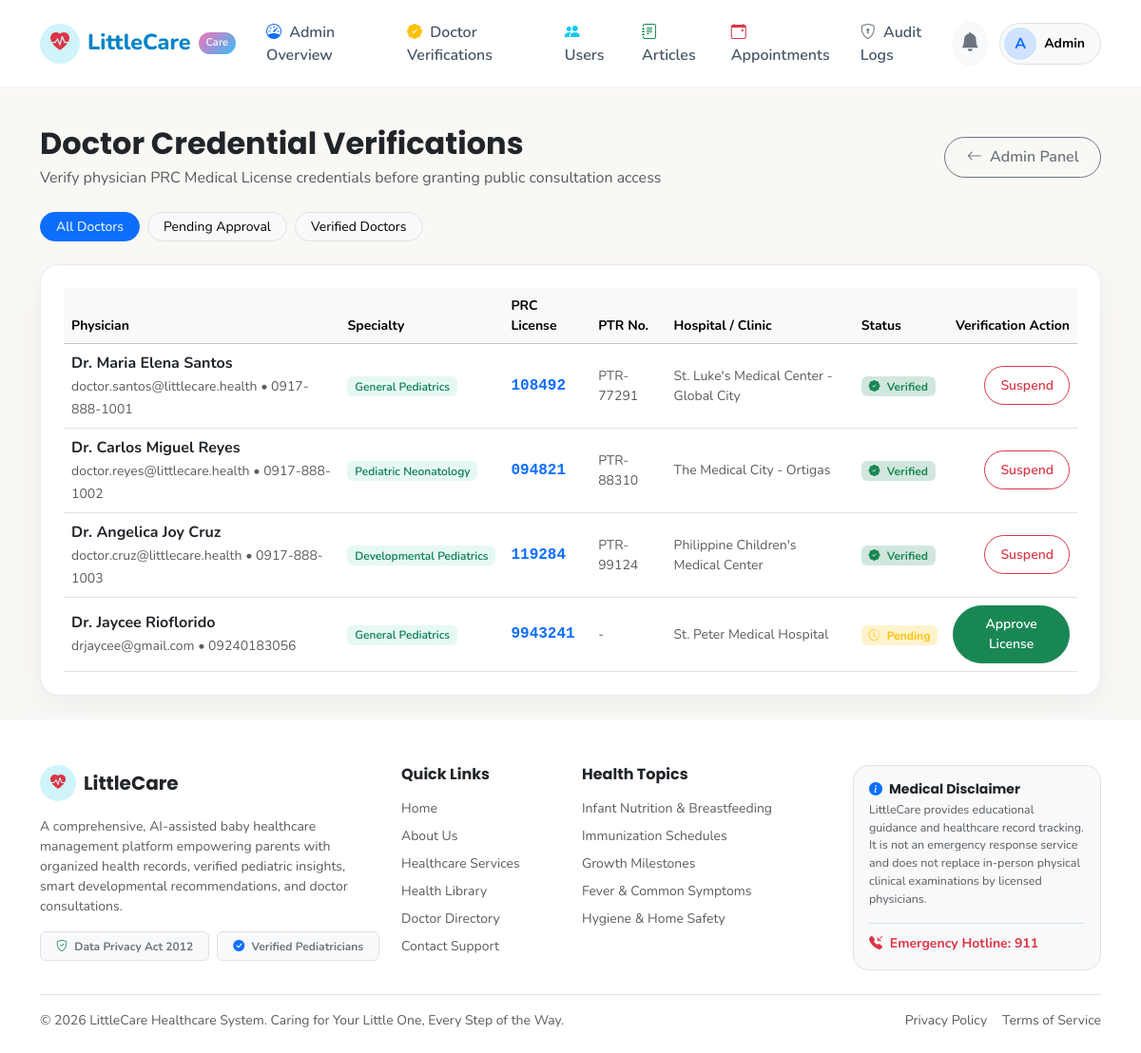
Page /admin/doctors (signed in) on the committed database.
### app/models/user.py (models this page shows, shortened)
class User(UserMixin, db.Model):
    __tablename__ = 'users'
    id = db.Column(db.Integer, primary_key=True)
    email = db.Column(db.String(120), unique=True, nullable=False, index=True)
    password_hash = db.Column(db.String(256), nullable=False)
    first_name = db.Column(db.String(60), nullable=False)
    last_name = db.Column(db.String(60), nullable=False)
    role = db.Column(db.String(20), nullable=False, default='parent')  # 'parent', 'doctor', 'admin'
    phone = db.Column(db.String(30), nullable=True)
    profile_image = db.Column(db.String(255), default='default-avatar.png')
    is_active = db.Column(db.Boolean, default=True)
    created_at = db.Column(db.DateTime, default=datetime.utcnow)
    updated_at = db.Column(db.DateTime, default=datetime.utcnow, onupdate=datetime.utcnow)
    baby_profiles = db.relationship('BabyProfile', backref='parent', lazy='dynamic', cascade='all, delete-orphan')
    doctor_profile = db.relationship('DoctorProfile', backref='user', uselist=False, cascade='all, delete-orphan')
    parent_appointments = db.relationship('Appointment', backref='parent', foreign_keys='Appointment.parent_id', lazy='dynamic')
    ai_conversations = db.relationship('AIConversation', backref='parent', lazy='dynamic', cascade='all, delete-orphan')
    notifications = db.relationship('Notification', backref='user', lazy='dynamic', cascade='all, delete-orphan')
    audit_logs = db.relationship('AuditLog', backref='user', lazy='dynamic')
    @property
    def full_name(self):
        return f"{self.first_name} {self.last_name}"
    @property
    def is_parent(self):
        return self.role == 'parent'
    @property
    def is_doctor(self):
        return self.role == 'doctor'
    @property
    def is_admin(self):
        return self.role == 'admin'
    def unread_notifications_count(self):
        from app.models.notification import Notification
        return Notification.query.filter_by(user_id=self.id, is_read=False).count()

### app/models/doctor.py (models this page shows, shortened)
class DoctorProfile(db.Model):
    __tablename__ = 'doctor_profiles'
    id = db.Column(db.Integer, primary_key=True)
    user_id = db.Column(db.Integer, db.ForeignKey('users.id', ondelete='CASCADE'), unique=True, nullable=False, index=True)
    specialty = db.Column(db.String(120), nullable=False, default='General Pediatrics')
    license_number = db.Column(db.String(80), nullable=False)  # PRC Medical License
    ptr_number = db.Column(db.String(80), nullable=True)
    clinic_affiliation = db.Column(db.String(200), nullable=False)
    clinic_address = db.Column(db.String(255), nullable=True)
    bio = db.Column(db.Text, nullable=True)
    experience_years = db.Column(db.Integer, default=5)
    consultation_fee = db.Column(db.Float, default=500.0)  # Advisory only, no e-commerce checkout
    consultation_types = db.Column(db.String(120), default='In-Clinic, Teleconsultation')
    is_verified = db.Column(db.Boolean, default=False)
    verification_date = db.Column(db.DateTime, nullable=True)
    verification_notes = db.Column(db.Text, nullable=True)
    created_at = db.Column(db.DateTime, default=datetime.utcnow)
    updated_at = db.Column(db.DateTime, default=datetime.utcnow, onupdate=datetime.utcnow)
    availabilities = db.relationship('DoctorAvailability', backref='doctor', lazy='dynamic', cascade='all, delete-orphan')
    appointments = db.relationship('Appointment', backref='doctor', foreign_keys='Appointment.doctor_id', lazy='dynamic')
    @property
    def doctor_name(self):
        return f"Dr. {self.user.first_name} {self.user.last_name}"

### app/routes/admin.py (the view)
@admin_bp.route('/doctors')
@login_required
@admin_required
def doctors():
    status_filter = request.args.get('status', 'all')
    if status_filter == 'pending':
        doctors_list = DoctorProfile.query.filter_by(is_verified=False).all()
    elif status_filter == 'verified':
        doctors_list = DoctorProfile.query.filter_by(is_verified=True).all()
    else:
        doctors_list = DoctorProfile.query.all()
    return render_template('admin/doctor_verifications.html', doctors=doctors_list, current_status=status_filter)

### app/models/user.py (called while the page is built)
@login_manager.user_loader
def load_user(user_id):
    return User.query.get(int(user_id))

### app/utils.py (called while the page is built, shortened)
def role_required(*roles):
    def decorator(f):
        @wraps(f)
        def decorated_function(*args, **kwargs):
            if not current_user.is_authenticated:
                return redirect(url_for('auth.login'))
            return f(*args, **kwargs)
        return decorated_function
    return decorator

### app/templates/admin/doctor_verifications.html (shortened to what this page needs)
{% extends "base.html" %}
{% block content %}
<div class="container py-4">
    <div class="d-flex justify-content-between align-items-center mb-4">
        <div>
            <h2 class="fw-bold text-dark mb-1">Doctor Credential Verifications</h2>
            <p class="text-muted mb-0">Verify physician PRC Medical License credentials before granting public consultation access</p>
        </div>
        <a href="{{ url_for('admin.dashboard') }}" class="btn btn-outline-secondary btn-rounded">
            <i class="bi bi-arrow-left me-1"></i> Admin Panel
        </a>
    </div>
    <div class="d-flex gap-2 mb-4">
        <a href="{{ url_for('admin.doctors', status='all') }}" class="btn btn-sm rounded-pill px-3 {% if current_status == 'all' %}btn-primary{% else %}btn-light border{% endif %}">
            All Doctors
        </a>
        <a href="{{ url_for('admin.doctors', status='pending') }}" class="btn btn-sm rounded-pill px-3 {% if current_status == 'pending' %}btn-warning text-dark{% else %}btn-light border{% endif %}">
            Pending Approval
        </a>
        <a href="{{ url_for('admin.doctors', status='verified') }}" class="btn btn-sm rounded-pill px-3 {% if current_status == 'verified' %}btn-success{% else %}btn-light border{% endif %}">
            Verified Doctors
        </a>
    </div>
    <div class="lc-card p-4">
        {% if doctors %}
            <div class="table-responsive">
                <table class="table table-hover align-middle mb-0">
                    <thead class="table-light small text-muted">
                        <tr>
                            <th>Physician</th>
                            <th>Specialty</th>
                            <th>PRC License</th>
                            <th>PTR No.</th>
                            <th>Hospital / Clinic</th>
                            <th>Status</th>
                            <th class="text-end">Verification Action</th>
                        </tr>
                    </thead>
                    <tbody>
                        {% for d in doctors %}
                            <tr>
                                <td>
                                    <strong class="text-dark d-block">{{ d.doctor_name }}</strong>
                                    <small class="text-muted">{{ d.user.email }} &bull; {{ d.user.phone or 'No phone' }}</small>
                                </td>
                                <td><span class="badge badge-mint">{{ d.specialty }}</span></td>
                                <td class="font-monospace fw-bold text-primary">{{ d.license_number }}</td>
                                <td class="small text-muted">{{ d.ptr_number or '-' }}</td>
                                <td class="small text-muted">{{ d.clinic_affiliation }}</td>
                                <td>
                                    {% if d.is_verified %}
                                        <span class="badge bg-success-subtle text-success"><i class="bi bi-patch-check-fill me-1"></i> Verified</span>
                                    {% else %}
                                        <span class="badge bg-warning-subtle text-warning"><i class="bi bi-clock-history me-1"></i> Pending</span>
                                    {% endif %}
                                </td>
                                <td class="text-end">
                                    {% if not d.is_verified %}
                                        <form method="POST" action="{{ url_for('admin.verify_doctor', doctor_id=d.id) }}" class="d-inline">
                                            <button type="submit" class="btn btn-sm btn-success btn-rounded px-3">
                                                Approve License
                                            </button>
                                        </form>
                                    {% else %}
                                        <form method="POST" action="{{ url_for('admin.reject_doctor', doctor_id=d.id) }}" class="d-inline" onsubmit="return confirm('Suspend/Deactivate this doctor verification?');">
                                            <button type="submit" class="btn btn-sm btn-outline-danger btn-rounded px-3">
                                                Suspend
                                            </button>
                                        </form>
                                    {% endif %}
                                </td>
                            </tr>
                        {% endfor %}
                    </tbody>
                </table>
            </div>
        {% else %}
            <div class="text-center py-5 text-muted small">
                No doctor records match this filter.
            </div>
        {% endif %}
    </div>
</div>
{% endblock %}

### app/templates/components/navbar.html (shortened to what this page needs)
<nav class="navbar navbar-expand-lg navbar-littlecare">
    <div class="container">
        <a class="navbar-brand" href="{{ url_for('main.index') }}">
            <span class="rounded-circle bg-info-subtle p-2 d-inline-flex align-items-center justify-content-center text-primary" style="width: 42px; height: 42px;">
                <i class="bi bi-heart-pulse-fill text-danger fs-5"></i>
            </span>
            <span>LittleCare</span>
            <span class="brand-badge">Care</span>
        </a>
        <div class="collapse navbar-collapse" id="littleCareNav">
            <ul class="navbar-nav me-auto mb-2 mb-lg-0 align-items-lg-center">
                {% if not current_user.is_authenticated %}
                    <li class="nav-item"><a class="nav-link" href="{{ url_for('main.index') }}">Home</a></li>
                    <li class="nav-item"><a class="nav-link" href="{{ url_for('main.about') }}">About Us</a></li>
                    <li class="nav-item"><a class="nav-link" href="{{ url_for('main.services') }}">Healthcare Services</a></li>
                    <li class="nav-item"><a class="nav-link" href="{{ url_for('articles.index') }}">Health Library</a></li>
                    <li class="nav-item"><a class="nav-link" href="{{ url_for('doctors.directory') }}">Doctors</a></li>
                    <li class="nav-item"><a class="nav-link" href="{{ url_for('main.contact') }}">Contact</a></li>
                {% elif current_user.is_admin %}
                    <li class="nav-item"><a class="nav-link" href="{{ url_for('admin.dashboard') }}"><i class="bi bi-speedometer me-1 text-primary"></i> Admin Overview</a></li>
                    <li class="nav-item"><a class="nav-link" href="{{ url_for('admin.doctors') }}"><i class="bi bi-patch-check-fill me-1 text-warning"></i> Doctor Verifications</a></li>
                    <li class="nav-item"><a class="nav-link" href="{{ url_for('admin.users') }}"><i class="bi bi-people-fill me-1 text-info"></i> Users</a></li>
                    <li class="nav-item"><a class="nav-link" href="{{ url_for('admin.articles') }}"><i class="bi bi-journal-text me-1 text-success"></i> Articles</a></li>
                    <li class="nav-item"><a class="nav-link" href="{{ url_for('admin.appointments') }}"><i class="bi bi-calendar-event me-1 text-danger"></i> Appointments</a></li>
                    <li class="nav-item"><a class="nav-link" href="{{ url_for('admin.audit_logs') }}"><i class="bi bi-shield-lock me-1 text-secondary"></i> Audit Logs</a></li>
                {% endif %}
            </ul>
            <div class="d-flex align-items-center gap-2">
                {% if not current_user.is_authenticated %}
                    <a href="{{ url_for('auth.login') }}" class="btn btn-outline-primary btn-rounded px-3">Sign In</a>
                    <div class="dropdown">
                        <button class="btn btn-lc-primary btn-rounded px-3 dropdown-toggle" type="button" data-bs-toggle="dropdown">
                            Get Started
                        </button>
                        <ul class="dropdown-menu dropdown-menu-end border-0 shadow-sm rounded-4">
                            <li><a class="dropdown-item py-2" href="{{ url_for('auth.register') }}"><i class="bi bi-person-heart text-danger me-2"></i> Register as Parent</a></li>
                            <li><a class="dropdown-item py-2" href="{{ url_for('auth.register_doctor') }}"><i class="bi bi-hospital text-primary me-2"></i> Join as Doctor</a></li>
                        </ul>
                    </div>
                {% else %}
                    <a href="{{ url_for('notifications.index') }}" class="btn btn-light rounded-circle position-relative p-2" title="Notifications">
                        <i class="bi bi-bell-fill text-secondary fs-5"></i>
                    </a>
                    <div class="dropdown ms-1">
                        <button class="btn btn-light rounded-pill p-1 pe-3 d-flex align-items-center gap-2 border" type="button" data-bs-toggle="dropdown">
                            <span class="rounded-circle bg-primary-subtle text-primary fw-bold d-inline-flex align-items-center justify-content-center" style="width: 34px; height: 34px;">
                                {{ current_user.first_name[0] }}
                            </span>
                            <span class="small fw-bold d-none d-sm-inline">{{ current_user.first_name }}</span>
                        </button>
                    </div>
                {% endif %}
            </div>
        </div>
    </div>
</nav>

### app/static/css/custom.css (style rules this page uses)
:root { --primary-pink: #f472b6; --primary-pink-soft: #fce7f3; --primary-pink-hover: #ec4899; --primary-blue: #38bdf8; --primary-blue-soft: #e0f2fe; --primary-blue-hover: #0284c7; --primary-mint: #34d399; --primary-mint-soft: #e6f9f0; --primary-mint-hover: #059669; --primary-yellow: #fbbf24; --primary-yellow-soft: #fef3c7; --bg-cream: #faf8f5; --bg-white: #ffffff; --text-dark: #1e293b; --text-muted: #64748b; --border-soft: #f1f5f9; --card-radius: 20px; --btn-radius: 50px; --shadow-soft: 0 10px 30px rgba(148, 163, 184, 0.12); --shadow-hover: 0 15px 35px rgba(148, 163, 184, 0.2); }
body { font-family: 'Nunito', 'Segoe UI', system-ui, -apple-system, sans-serif; background-color: var(--bg-cream); color: var(--text-dark); min-height: 100vh; display: flex; flex-direction: column; }
h1, h2, h3, h4, h5, h6 { font-family: 'Poppins', 'Nunito', sans-serif; font-weight: 700; color: #1e293b; }
.navbar-littlecare { background: rgba(255, 255, 255, 0.95); backdrop-filter: blur(12px); border-bottom: 1px solid rgba(241, 245, 249, 0.9); padding: 0.85rem 0; position: sticky; top: 0; z-index: 1040; }
.navbar-brand { font-weight: 800; font-size: 1.45rem; color: #0284c7 !important; display: flex; align-items: center; gap: 0.5rem; }
.brand-badge { background: linear-gradient(135deg, var(--primary-pink) 0%, var(--primary-blue) 100%); color: white; font-size: 0.7rem; padding: 0.2rem 0.5rem; border-radius: 20px; font-weight: 600; }
.nav-link { font-weight: 600; color: #475569 !important; padding: 0.5rem 1rem !important; border-radius: 25px; transition: all 0.2s ease-in-out; }
.lc-card { background: var(--bg-white); border-radius: var(--card-radius); border: 1px solid rgba(226, 232, 240, 0.8); box-shadow: var(--shadow-soft); transition: transform 0.2s ease, box-shadow 0.2s ease; overflow: hidden; }
.badge-mint { background-color: var(--primary-mint-soft); color: #047857; font-weight: 600; }
.btn-rounded { border-radius: var(--btn-radius); padding: 0.55rem 1.4rem; font-weight: 600; transition: all 0.25s ease; }

### rows in the picture
User: first_name "A", first_name "Admin"
DoctorProfile: doctor_name "Dr. Maria Elena Santos", user.email "doctor.santos@littlecare.health", user "0917-888-1001", specialty "General Pediatrics", license_number "108492", ptr_number "PTR-77291", clinic_affiliation "St. Luke's Medical Center - Global City", is_verified True (drawn)
DoctorProfile: doctor_name "Dr. Carlos Miguel Reyes", user.email "doctor.reyes@littlecare.health", user "0917-888-1002", specialty "Pediatric Neonatology", license_number "094821", ptr_number "PTR-88310", clinic_affiliation "The Medical City - Ortigas", is_verified True (drawn)
DoctorProfile: doctor_name "Dr. Angelica Joy Cruz", user.email "doctor.cruz@littlecare.health", user "0917-888-1003", specialty "Developmental Pediatrics", license_number "119284", ptr_number "PTR-99124", clinic_affiliation "Philippine Children's Medical Center", is_verified True (drawn)
DoctorProfile: doctor_name "Dr. Jaycee Rioflorido", user.email "drjaycee@gmail.com", user "09240183056", specialty "General Pediatrics", license_number "9943241", ptr_number "-", clinic_affiliation "St. Peter Medical Hospital", is_verified False (drawn)
